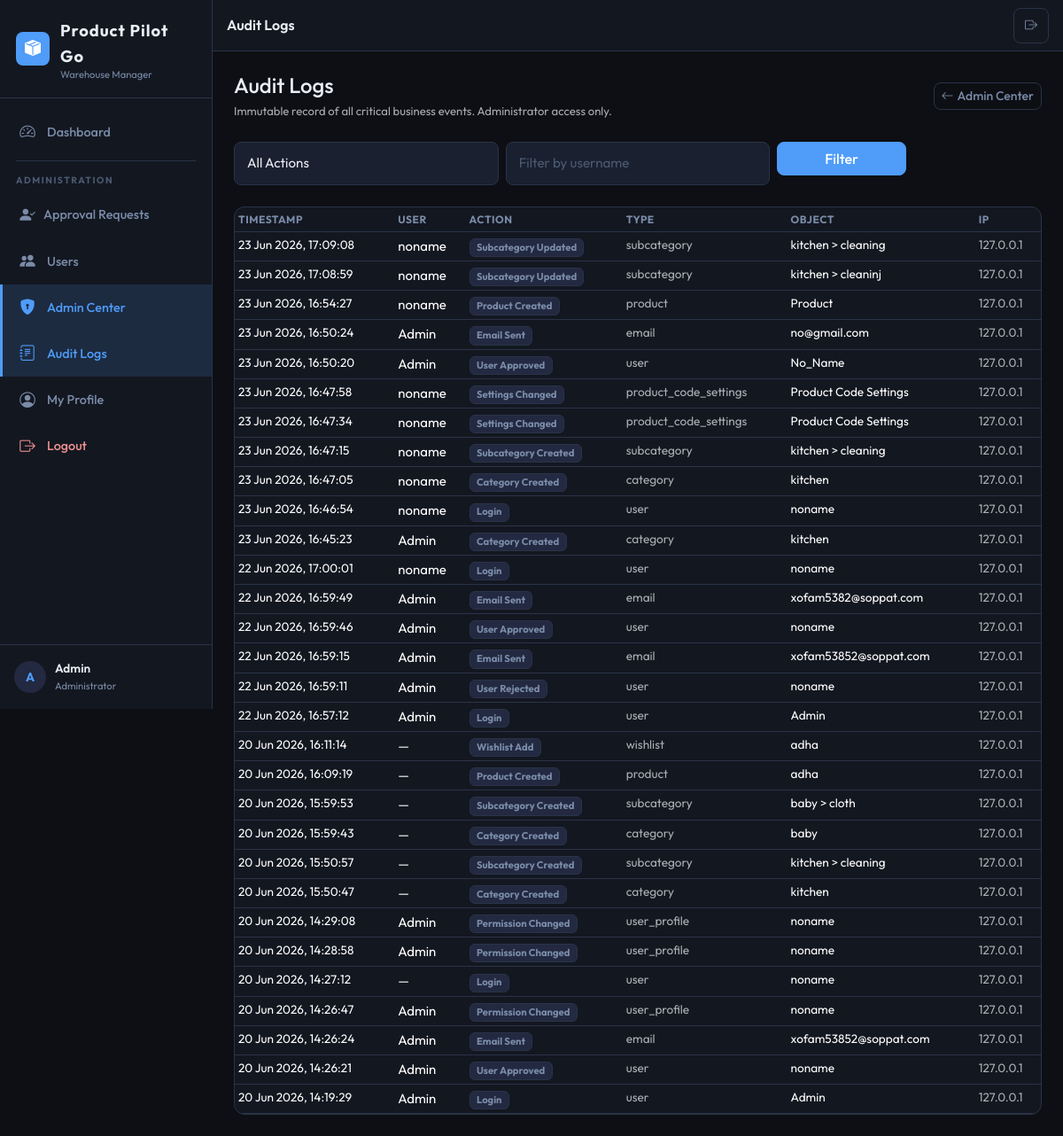
Page /admin-control/audit-logs/ (signed in) on the committed database.
### aps/models.py (models this page shows, shortened)
class AuditLog(models.Model):
    ACTION_LOGIN = 'login'
    ACTION_LOGOUT = 'logout'
    ACTION_USER_APPROVED = 'user_approved'
    ACTION_USER_REJECTED = 'user_rejected'
    ACTION_USER_DEACTIVATED = 'user_deactivated'
    ACTION_USER_ACTIVATED = 'user_activated'
    ACTION_PRODUCT_CREATED = 'product_created'
    ACTION_PRODUCT_UPDATED = 'product_updated'
    ACTION_PRODUCT_DELETED = 'product_deleted'
    ACTION_PRODUCT_RESTORED = 'product_restored'
    ACTION_PRODUCT_PERMANENT_DELETE = 'product_permanent_delete'
    ACTION_INVENTORY_CREATED = 'inventory_created'
    ACTION_INVENTORY_UPDATED = 'inventory_updated'
    ACTION_INVENTORY_DELETED = 'inventory_deleted'
    ACTION_LOCATION_CHANGED = 'location_changed'
    ACTION_ORDER_CREATED = 'order_created'
    ACTION_ORDER_UPDATED = 'order_updated'
    ACTION_ORDER_DELETED = 'order_deleted'
    ACTION_EXPORT = 'export'
    ACTION_SETTINGS_CHANGED = 'settings_changed'
    ACTION_CATEGORY_CREATED = 'category_created'
    ACTION_CATEGORY_UPDATED = 'category_updated'
    ACTION_SUBCATEGORY_CREATED = 'subcategory_created'
    ACTION_SUBCATEGORY_UPDATED = 'subcategory_updated'
    ACTION_WISHLIST_ADD = 'wishlist_add'
    ACTION_WISHLIST_REMOVE = 'wishlist_remove'
    ACTION_PERMISSION_CHANGED = 'permission_changed'
    ACTION_EMAIL_SENT = 'email_sent'
    ACTION_EMAIL_FAILED = 'email_failed'
    ACTION_CHOICES = [
        (ACTION_LOGIN, 'Login'),
        (ACTION_LOGOUT, 'Logout'),
        (ACTION_USER_APPROVED, 'User Approved'),
        (ACTION_USER_REJECTED, 'User Rejected'),
        (ACTION_USER_DEACTIVATED, 'User Deactivated'),
        (ACTION_USER_ACTIVATED, 'User Activated'),
        (ACTION_PRODUCT_CREATED, 'Product Created'),
        (ACTION_PRODUCT_UPDATED, 'Product Updated'),
        (ACTION_PRODUCT_DELETED, 'Product Deleted'),
        (ACTION_PRODUCT_RESTORED, 'Product Restored'),
        (ACTION_PRODUCT_PERMANENT_DELETE, 'Product Permanently Deleted'),
        (ACTION_INVENTORY_CREATED, 'Inventory Created'),
        (ACTION_INVENTORY_UPDATED, 'Inventory Updated'),
        (ACTION_INVENTORY_DELETED, 'Inventory Deleted'),
        (ACTION_LOCATION_CHANGED, 'Location Changed'),
        (ACTION_ORDER_CREATED, 'Order Created'),
        (ACTION_ORDER_UPDATED, 'Order Updated'),
        (ACTION_ORDER_DELETED, 'Order Deleted'),
        (ACTION_EXPORT, 'Data Export'),
        (ACTION_SETTINGS_CHANGED, 'Settings Changed'),
        (ACTION_CATEGORY_CREATED, 'Category Created'),
        (ACTION_CATEGORY_UPDATED, 'Category Updated'),
        (ACTION_SUBCATEGORY_CREATED, 'Subcategory Created'),
        (ACTION_SUBCATEGORY_UPDATED, 'Subcategory Updated'),
        (ACTION_WISHLIST_ADD, 'Wishlist Add'),
        (ACTION_WISHLIST_REMOVE, 'Wishlist Remove'),
        (ACTION_PERMISSION_CHANGED, 'Permission Changed'),
        (ACTION_EMAIL_SENT, 'Email Sent'),
        (ACTION_EMAIL_FAILED, 'Email Failed'),
    ]
    user = models.ForeignKey(
        User,
        on_delete=models.SET_NULL,
        null=True, blank=True,
        related_name='audit_logs',
        help_text='User who performed the action.',
    )
    action = models.CharField(max_length=40, choices=ACTION_CHOICES, db_index=True)
    object_type = models.CharField(max_length=50, blank=True, db_index=True)
    object_id = models.PositiveIntegerField(null=True, blank=True, db_index=True)
    object_repr = models.CharField(max_length=255, blank=True)
    details = models.TextField(blank=True, help_text='JSON or text details of the change.')
    ip_address = models.GenericIPAddressField(null=True, blank=True)
    user_agent = models.CharField(max_length=500, blank=True)
    created_at = models.DateTimeField(auto_now_add=True, db_index=True)
    class Meta:
        ordering = ['-created_at']
        verbose_name = 'Audit Log'
        verbose_name_plural = 'Audit Logs'
        indexes = [
            models.Index(fields=['action', '-created_at'], name='idx_audit_action_date'),
            models.Index(fields=['user', '-created_at'], name='idx_audit_user_date'),
            models.Index(fields=['object_type', 'object_id'], name='idx_audit_object'),
        ]

### aps/views/admin_control.py (the view)
# urls.py: path('admin-control/audit-logs/', views.admin_audit_logs, name='admin_audit_logs'),
@admin_required
def admin_audit_logs(request):
    action_filter = request.GET.get('action', '')
    user_filter = request.GET.get('user', '')
    qs = AuditLog.objects.select_related('user').order_by('-created_at')
    if action_filter:
        qs = qs.filter(action=action_filter)
    if user_filter:
        qs = qs.filter(user__username__icontains=user_filter)
    page_obj = Paginator(qs, 50).get_page(request.GET.get('page'))
    return render(request, 'aps/admin_audit_logs.html', {
        'page_title': 'Audit Logs',
        'active_menu': 'admin_control',
        'page_obj': page_obj,
        'action_filter': action_filter,
        'user_filter': user_filter,
        'action_choices': AuditLog.ACTION_CHOICES,
    })

### aps/permissions.py (called while the page is built, shortened)
def is_administrator(user):
    return user.is_authenticated and user.is_active and (
        user.is_staff or user.is_superuser
    )

def can_export(user):
    if is_administrator(user):
        return True
    profile = get_user_profile(user)
    return profile and profile.can_export

def can_manage_settings(user):
    if is_administrator(user):
        return True

def can_delete_products(user):
    if is_administrator(user):
        return True
    profile = get_user_profile(user)
    return profile and profile.can_delete_products

def admin_required(view_func):
    check = user_passes_test(
        lambda u: is_administrator(u),
        login_url='/login/',
    )
    return login_required(check(view_func))

### aps/templatetags/aps_tags.py (called while the page is built)
@register.simple_tag
def active_class(request, *url_names):
    try:
        match = resolve(request.path)
        if match.url_name in url_names:
            return "active"
    except Resolver404:
        pass
    return ""

### aps/templates/aps/admin_audit_logs.html (shortened to what this page needs)
{% extends 'aps/base.html' %}
{% block content %}
<div class="d-flex align-items-center justify-content-between mb-4 flex-wrap gap-2">
  <div>
    <h4 class="fw-700 mb-1">Audit Logs</h4>
    <p class="text-muted small mb-0">Immutable record of all critical business events. Administrator access only.</p>
  </div>
  <a href="{% url 'admin_control' %}" class="btn btn-outline-secondary btn-sm"><i class="bi bi-arrow-left me-1"></i>Admin Center</a>
</div>
<form method="get" class="row g-2 mb-4">
  <div class="col-12 col-sm-4">
    <select name="action" class="form-select">
      <option value="">All Actions</option>
    </select>
  </div>
  <div class="col-12 col-sm-4">
    <input type="text" name="user" value="{{ user_filter }}" class="form-control" placeholder="Filter by username">
  </div>
  <div class="col-12 col-sm-2">
    <button type="submit" class="btn btn-primary w-100">Filter</button>
  </div>
</form>
<div class="data-table-wrap">
  <table class="table table-dark table-hover table-sm mb-0">
    <thead>
      <tr>
        <th>Timestamp</th>
        <th>User</th>
        <th>Action</th>
        <th>Type</th>
        <th>Object</th>
        <th>IP</th>
      </tr>
    </thead>
    <tbody>
      {% for log in page_obj %}
      <tr>
        <td class="text-nowrap text-sm">{{ log.created_at|date:"d M Y, H:i:s" }}</td>
        <td>{{ log.user.username|default:"—" }}</td>
        <td><span class="badge bg-secondary">{{ log.get_action_display }}</span></td>
        <td class="text-sm text-muted">{{ log.object_type|default:"—" }}</td>
        <td class="text-sm">{{ log.object_repr|truncatechars:40 }}</td>
        <td class="text-sm text-muted">{{ log.ip_address|default:"—" }}</td>
      </tr>
      {% empty %}
      <tr><td colspan="6" class="text-muted">No audit logs found.</td></tr>
      {% endfor %}
    </tbody>
  </table>
</div>
{% endblock %}

### aps/templates/aps/base.html (shortened to what this page needs)
{% load static %}
{% load aps_tags %}
<!DOCTYPE html>
<html lang="en" data-bs-theme="dark">
<head>
  <link rel="stylesheet" href="https://cdn.jsdelivr.net/npm/bootstrap@5.3.3/dist/css/bootstrap.min.css">
  <link rel="stylesheet" href="https://cdn.jsdelivr.net/npm/bootstrap-icons@1.11.3/font/bootstrap-icons.css">
  <link rel="stylesheet" href="{% static 'css/main.css' %}">
</head>
<body>
{% if user.is_authenticated %}
  <div class="app-wrapper">
    <aside class="sidebar d-none d-lg-flex flex-column">
      <div class="sidebar-brand">
        <div class="brand-icon"><i class="bi bi-box-seam-fill"></i></div>
        <div>
          <span class="brand-name">Product Pilot Go</span>
          <div class="brand-sub">Warehouse Manager</div>
        </div>
      </div>
      {% include 'aps/sidebar_nav.html' %}
      <div class="sidebar-footer">
        <div class="user-chip">
          <div class="user-avatar">{{ user.username|first|upper }}</div>
          <div class="user-info">
            <span class="user-name">{{ user.username }}</span>
            <span class="user-role">{% if user.is_superuser %}Administrator{% elif user.is_staff %}Administrator{% else %}Staff Member{% endif %}</span>
          </div>
        </div>
      </div>
    </aside>
    <div class="main-area">
      <nav class="topnav">
        <div class="topnav-title">{{ page_title|default:"Dashboard" }}</div>
        <div class="topnav-actions">
          <a href="{% url 'logout' %}" class="btn btn-icon btn-outline-secondary btn-sm" title="Logout">
            <i class="bi bi-box-arrow-right"></i>
          </a>
        </div>
      </nav>
      <main class="page-content">
        {% block content %}{% endblock %}
      </main>
    </div>
  </div>
{% else %}
  {% block auth_content %}{% endblock %}
{% endif %}
</body>
</html>

### aps/static/css/main.css (style rules this page uses)
:root { --bg: #0d0f14; --surface: #131720; --surface-2: #1a2030; --surface-3: #222940; --border: #2a3348; --text: #e8ecf4; --text-muted: #7a8ba8; --text-dim: #4a5a72; --accent: #4f9cf9; --accent-glow: rgba(79,156,249,0.15); --amber: #f5a623; --green: #22c55e; --red: #ef4444; --purple: #a855f7; --sidebar-w: 240px; --topnav-h: 58px; --radius: 12px; --radius-sm: 8px; --font-body: 'Outfit', sans-serif; --font-mono: 'DM Mono', monospace; }
*, *::before, *::after { box-sizing: border-box; }
html { scroll-behavior: smooth; -webkit-tap-highlight-color: transparent; }
body { font-family: var(--font-body); background: var(--bg); color: var(--text); font-size: 15px; line-height: 1.6; margin: 0; overflow-x: hidden; }
a { color: var(--accent); text-decoration: none; }
.data-table-wrap { background: var(--surface); border: 1px solid var(--border); border-radius: var(--radius); overflow-x: auto; -webkit-overflow-scrolling: touch; }
.data-table-wrap .table { margin-bottom: 0; }
.text-sm { font-size: 0.85rem; }
.app-wrapper { display: flex; min-height: 100vh; }
.sidebar { width: var(--sidebar-w); background: var(--surface); border-right: 1px solid var(--border); flex-shrink: 0; height: 100vh; position: sticky; top: 0; overflow-y: auto; flex-direction: column; z-index: 100; }
.sidebar-brand { display: flex; align-items: center; gap: 12px; padding: 20px 18px; border-bottom: 1px solid var(--border); }
.brand-icon { width: 38px; height: 38px; background: var(--accent); border-radius: var(--radius-sm); display: flex; align-items: center; justify-content: center; font-size: 18px; color: #fff; flex-shrink: 0; }
.brand-name { font-size: 1.15rem; font-weight: 700; color: var(--text); letter-spacing: 1px; }
.brand-sub { font-size: 0.7rem; color: var(--text-muted); line-height: 1; }
.sidebar-footer { margin-top: auto; padding: 16px; border-top: 1px solid var(--border); }
.user-chip { display: flex; align-items: center; gap: 10px; }
.user-avatar { width: 36px; height: 36px; background: var(--surface-3); border-radius: 50%; display: flex; align-items: center; justify-content: center; font-weight: 700; font-size: 14px; color: var(--accent); flex-shrink: 0; }
.user-info { overflow: hidden; }
.user-name { display: block; font-size: 0.85rem; font-weight: 600; white-space: nowrap; overflow: hidden; text-overflow: ellipsis; }
.user-role { display: block; font-size: 0.7rem; color: var(--text-muted); }
.main-area { flex: 1; min-width: 0; display: flex; flex-direction: column; }
.topnav { height: var(--topnav-h); background: var(--surface); border-bottom: 1px solid var(--border); display: flex; align-items: center; gap: 12px; padding: 0 16px; position: sticky; top: 0; z-index: 50; }
.topnav-title { font-size: 1rem; font-weight: 600; color: var(--text); flex: 1; white-space: nowrap; overflow: hidden; text-overflow: ellipsis; }
.topnav-actions { display: flex; align-items: center; gap: 8px; flex-shrink: 0; }
.page-content { flex: 1; padding: 20px 16px; max-width: 100%; }
@media (min-width: 768px) { .page-content { padding: 24px; } }
.btn { font-family: var(--font-body); font-weight: 500; border-radius: var(--radius-sm); transition: all 0.15s; }
.btn-icon { width: 40px; height: 40px; display: flex; align-items: center; justify-content: center; border-radius: var(--radius-sm); border: 1px solid var(--border); background: transparent; color: var(--text); padding: 0; }
.btn-primary { background: var(--accent); border-color: var(--accent); color: #fff; }
.btn-outline-secondary { border-color: var(--border); color: var(--text-muted); background: transparent; }
.form-control, .form-select { background: var(--surface-2); border: 1px solid var(--border); color: var(--text); border-radius: var(--radius-sm); font-family: var(--font-body); padding: 12px 14px; font-size: 0.95rem; min-height: 48px; }
.form-control::placeholder { color: var(--text-dim); }
.form-select option { background: var(--surface); }
.badge.bg-secondary { background: var(--surface-3) !important; color: var(--text-muted); border: 1px solid var(--border); }
.table { color: var(--text); --bs-table-bg: transparent; --bs-table-border-color: var(--border); }
.table thead th { font-size: 0.75rem; text-transform: uppercase; letter-spacing: 0.5px; color: var(--text-muted); }

### rows in the picture
AuditLog: created_at "23 Jun 2026, 17:09:08", user.username "noname", action "Subcategory Updated", object_type "subcategory", object_repr "kitchen > cleaning", ip_address "127.0.0.1"
AuditLog: created_at "23 Jun 2026, 17:08:59", user.username "noname", action "Subcategory Updated", object_type "subcategory", object_repr "kitchen > cleaninj", ip_address "127.0.0.1"
AuditLog: created_at "23 Jun 2026, 16:54:27", user.username "noname", action "Product Created", object_type "product", object_repr "Product", ip_address "127.0.0.1"
AuditLog: created_at "23 Jun 2026, 16:50:24", user.username "Admin", action "Email Sent", object_type "email", object_repr "no@gmail.com", ip_address "127.0.0.1"
AuditLog: created_at "23 Jun 2026, 16:50:20", user.username "Admin", action "User Approved", object_type "user", object_repr "No_Name", ip_address "127.0.0.1"
AuditLog: created_at "23 Jun 2026, 16:47:58", user.username "noname", action "Settings Changed", object_type "product_code_settings", object_repr "Product Code Settings", ip_address "127.0.0.1"
AuditLog: created_at "23 Jun 2026, 16:47:34", user.username "noname", action "Settings Changed", object_type "product_code_settings", object_repr "Product Code Settings", ip_address "127.0.0.1"
AuditLog: created_at "23 Jun 2026, 16:47:15", user.username "noname", action "Subcategory Created", object_type "subcategory", object_repr "kitchen > cleaning", ip_address "127.0.0.1"
AuditLog: created_at "23 Jun 2026, 16:47:05", user.username "noname", action "Category Created", object_type "category", object_repr "kitchen", ip_address "127.0.0.1"
AuditLog: created_at "23 Jun 2026, 16:46:54", user.username "noname", action "Login", object_type "user", object_repr "noname", ip_address "127.0.0.1"
AuditLog: created_at "23 Jun 2026, 16:45:23", user.username "Admin", action "Category Created", object_type "category", object_repr "kitchen", ip_address "127.0.0.1"
AuditLog: created_at "22 Jun 2026, 17:00:01", user.username "noname", action "Login", object_type "user", object_repr "noname", ip_address "127.0.0.1"
AuditLog: created_at "22 Jun 2026, 16:59:49", user.username "Admin", action "Email Sent", object_type "email", object_repr "xofam5382@soppat.com", ip_address "127.0.0.1"
AuditLog: created_at "22 Jun 2026, 16:59:46", user.username "Admin", action "User Approved", object_type "user", object_repr "noname", ip_address "127.0.0.1"
AuditLog: created_at "22 Jun 2026, 16:59:15", user.username "Admin", action "Email Sent", object_type "email", object_repr "xofam53852@soppat.com", ip_address "127.0.0.1"
AuditLog: created_at "22 Jun 2026, 16:59:11", user.username "Admin", action "User Rejected", object_type "user", object_repr "noname", ip_address "127.0.0.1"
AuditLog: created_at "22 Jun 2026, 16:57:12", user.username "Admin", action "Login", object_type "user", object_repr "Admin", ip_address "127.0.0.1"
AuditLog: created_at "20 Jun 2026, 16:11:14", user.username "—", action "Wishlist Add", object_type "wishlist", object_repr "adha", ip_address "127.0.0.1"
AuditLog: created_at "20 Jun 2026, 16:09:19", user.username "—", action "Product Created", object_type "product", object_repr "adha", ip_address "127.0.0.1"
AuditLog: created_at "20 Jun 2026, 15:59:53", user.username "—", action "Subcategory Created", object_type "subcategory", object_repr "baby > cloth", ip_address "127.0.0.1"
AuditLog: created_at "20 Jun 2026, 15:59:43", user.username "—", action "Category Created", object_type "category", object_repr "baby", ip_address "127.0.0.1"
AuditLog: created_at "20 Jun 2026, 15:50:57", user.username "—", action "Subcategory Created", object_type "subcategory", object_repr "kitchen > cleaning", ip_address "127.0.0.1"
AuditLog: created_at "20 Jun 2026, 15:50:47", user.username "—", action "Category Created", object_type "category", object_repr "kitchen", ip_address "127.0.0.1"
AuditLog: created_at "20 Jun 2026, 14:29:08", user.username "Admin", action "Permission Changed", object_type "user_profile", object_repr "noname", ip_address "127.0.0.1"
AuditLog: created_at "20 Jun 2026, 14:28:58", user.username "Admin", action "Permission Changed", object_type "user_profile", object_repr "noname", ip_address "127.0.0.1"
AuditLog: created_at "20 Jun 2026, 14:27:12", user.username "—", action "Login", object_type "user", object_repr "noname", ip_address "127.0.0.1"
AuditLog: created_at "20 Jun 2026, 14:26:47", user.username "Admin", action "Permission Changed", object_type "user_profile", object_repr "noname", ip_address "127.0.0.1"
AuditLog: created_at "20 Jun 2026, 14:26:24", user.username "Admin", action "Email Sent", object_type "email", object_repr "xofam53852@soppat.com", ip_address "127.0.0.1"
AuditLog: created_at "20 Jun 2026, 14:26:21", user.username "Admin", action "User Approved", object_type "user", object_repr "noname", ip_address "127.0.0.1"
AuditLog: created_at "20 Jun 2026, 14:19:29", user.username "Admin", action "Login", object_type "user", object_repr "Admin", ip_address "127.0.0.1"

### other values in the picture
{{ user.username|first|upper }} "A"
{{ user.username }} "Admin"
{{ page_title|default:"Dashboard" }} "Audit Logs"
